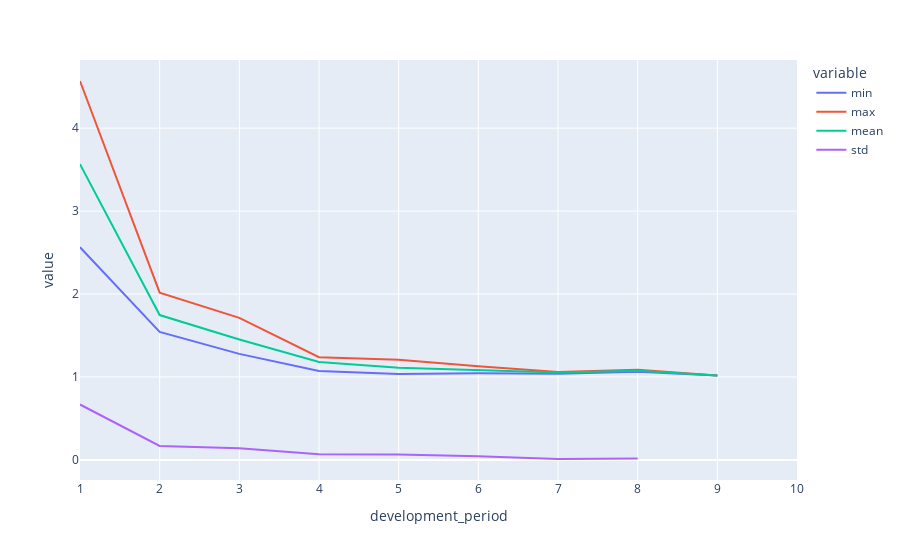

The code cell stored with this chart in its notebook:
### Code cell
rky.icrfs.tri.ata().agg(['min', 'max', 'mean', 'std'], axis=0).round(3).T.plot(kind='line')

### Figure 1 — Plotly figure (JSON) as saved in the notebook; plotly's stock layout.template omitted (floating-point values rounded to 4 significant figures)
{"data": [{"hovertemplate": "variable=min<br>development_period=%{x}<br>value=%{y}<extra></extra>", "legendgroup": "min", "line": {"color": "#636efa", "dash": "solid"}, "marker": {"symbol": "circle"}, "mode": "lines", "name": "min", "orientation": "v", "showlegend": true, "type": "scatter", "x": ["1", "2", "3", "4", "5", "6", "7", "8", "9", "10"], "xaxis": "x", "y": [2.564, 1.543, 1.278, 1.073, 1.037, 1.044, 1.04, 1.063, 1.018, null], "yaxis": "y"}, {"hovertemplate": "variable=max<br>development_period=%{x}<br>value=%{y}<extra></extra>", "legendgroup": "max", "line": {"color": "#EF553B", "dash": "solid"}, "marker": {"symbol": "circle"}, "mode": "lines", "name": "max", "orientation": "v", "showlegend": true, "type": "scatter", "x": ["1", "2", "3", "4", "5", "6", "7", "8", "9", "10"], "xaxis": "x", "y": [4.568, 2.016, 1.712, 1.238, 1.209, 1.128, 1.061, 1.086, 1.018, null], "yaxis": "y"}, {"hovertemplate": "variable=mean<br>development_period=%{x}<br>value=%{y}<extra></extra>", "legendgroup": "mean", "line": {"color": "#00cc96", "dash": "solid"}, "marker": {"symbol": "circle"}, "mode": "lines", "name": "mean", "orientation": "v", "showlegend": true, "type": "scatter", "x": ["1", "2", "3", "4", "5", "6", "7", "8", "9", "10"], "xaxis": "x", "y": [3.566, 1.746, 1.452, 1.181, 1.111, 1.085, 1.053, 1.075, 1.018, null], "yaxis": "y"}, {"hovertemplate": "variable=std<br>development_period=%{x}<br>value=%{y}<extra></extra>", "legendgroup": "std", "line": {"color": "#ab63fa", "dash": "solid"}, "marker": {"symbol": "circle"}, "mode": "lines", "name": "std", "orientation": "v", "showlegend": true, "type": "scatter", "x": ["1", "2", "3", "4", "5", "6", "7", "8", "9", "10"], "xaxis": "x", "y": [0.668, 0.169, 0.142, 0.068, 0.065, 0.045, 0.011, 0.017, null, null], "yaxis": "y"}], "layout": {"legend": {"title": {"text": "variable"}, "tracegroupgap": 0}, "margin": {"t": 60}, "xaxis": {"anchor": "y", "domain": [0, 1], "title": {"text": "development_period"}}, "yaxis": {"anchor": "x", "domain": [0, 1], "title": {"text": "value"}}}}
